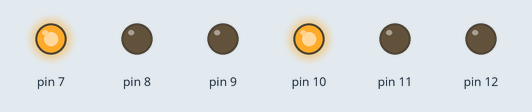
Simulated run of this sketch. Board: Arduino Uno, built with avr-gcc and run on an emulated ATmega328P. On the bench: output pins drawn as LEDs (lit = HIGH).

Above: at 1.0 s.
At 5.0 s:
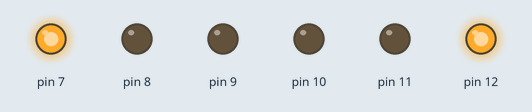
At 9.0 s:
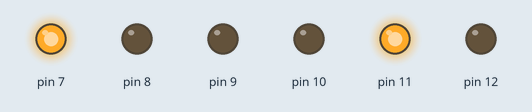
At 15.0 s:
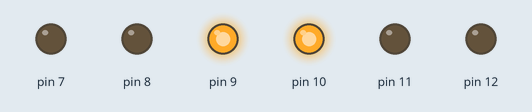
At 19.0 s:
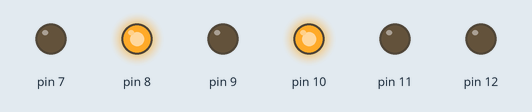
Timing chart, 0 to 28.6 s (numbered marks = the images above):
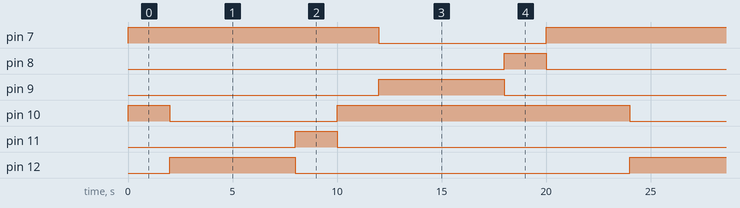

The sketch:

CruillaSemafors.ino
```cpp
/****************************************************************
**                                                             **
**                            TÍTOL:                           **
**                      Cruilla semafors                       **
**                                                             **
**   NOM: Abel Picó                           Data:13/03/17    **
****************************************************************/
//************************** INCLUDE ****************************


//************************* VARIABLES ***************************


int a = 2000;

//*************************** SETUP *****************************

void setup()
{
  pinMode(7, OUTPUT);
  pinMode(8, OUTPUT);
  pinMode(9, OUTPUT);
  pinMode(10, OUTPUT);
  pinMode(11, OUTPUT);
  pinMode(12, OUTPUT);

}


//*************************** LOOP ******************************

void loop()
{
  digitalWrite(7, HIGH);
  digitalWrite(10, HIGH);
  delay(a);

  digitalWrite(10, LOW);
  digitalWrite(12, HIGH);
  delay(a);
  delay(a);
  delay(a);

  digitalWrite(12, LOW);
  digitalWrite(11, HIGH);
  delay(a);

  digitalWrite(11, LOW);
  digitalWrite(10, HIGH);
  delay(a);

  digitalWrite(7, LOW);
  digitalWrite(9, HIGH);
  delay(a);
  delay(a);
  delay(a);

  digitalWrite(9, LOW);
  digitalWrite(8, HIGH);
  delay(a);

  digitalWrite(8, LOW);
  digitalWrite(7, HIGH);
  delay(a);


}


//************************ FUNCIONS *****************************
```

Measured:
- by itself, pin 7, pin 10: repeats every 22.0 s: LOW 8.0 s, HIGH 14.0 s
- by itself, pin 8, pin 11: alternates HIGH for 2.0 s and LOW for 20.0 s
- by itself, pin 9, pin 12: alternates HIGH for 6.0 s and LOW for 16.0 s
